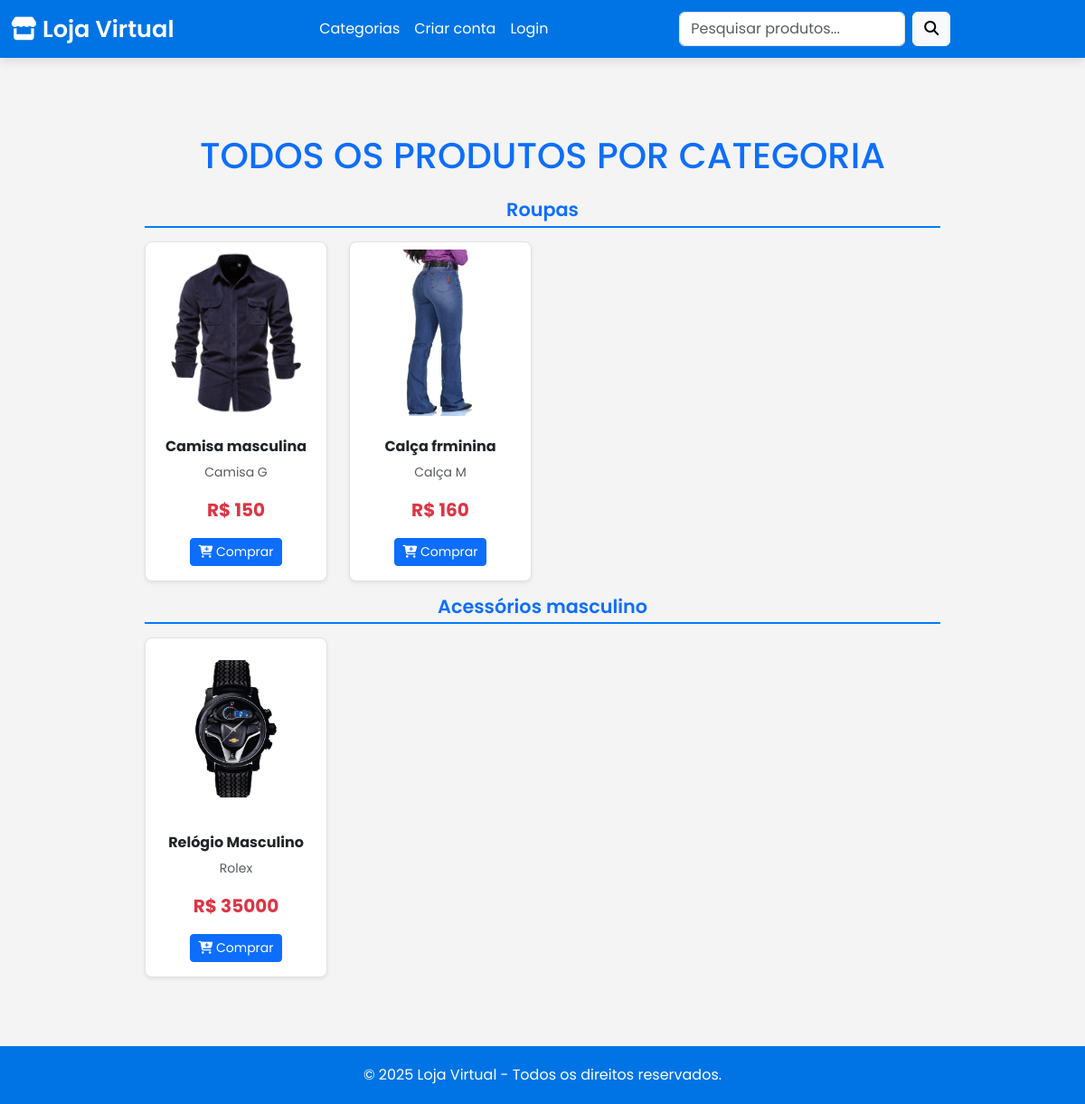
/produtos/, run on the app's committed database.
### loja_app/models.py (models this page shows, shortened)
class Categoria(models.Model):
    nome= models.CharField(max_length=20)
    em_oferta = models.BooleanField(default=False)

class Produto(models.Model):
    nome = models.CharField(max_length=100)
    descricao = models.TextField()
    preco = models.IntegerField()
    imagem = models.ImageField()
    categoria = models.ForeignKey(Categoria, on_delete=models.CASCADE)

### loja_app/views.py (the view)
# urls.py: path('produtos/', ProdutosView.as_view(), name= 'produtos'),
class ProdutosView(TemplateView):
    template_name = 'produtos/produtos.html'
    def get_context_data(self, **kwargs):
        context = super().get_context_data(**kwargs)
        context['categoria'] = Categoria.objects.all()
        return context

### loja_app/templates/produtos/produtos.html (shortened to what this page needs)
{% extends 'estilos/base.html' %}
{% block content %}
  <div class="container mt-4">
    <h1 class="mb-4 text-center text-primary">TODOS OS PRODUTOS POR CATEGORIA</h1>
    {% for cat in categoria %}
      {% if not cat.em_oferta %}
      <div class="categoria-section mb-3">
        <h3 class="categoria-titulo text-primary fw-semibold">{{ cat.nome }}</h3>
        <div class="row g-4">
          {% for produto in cat.produto_set.all %}
            <div class="col-lg-3 col-md-4 col-sm-6">
              <div class="card produto-card shadow-sm border rounded-3 h-100">
                {% load static %}
                <img src="{{ produto.imagem.url }}" class="card-img-top p-2" alt="{{ produto.nome }}"
                     style="width: 100%; height: 200px; object-fit: contain;">
                <div class="card-body text-center d-flex flex-column">
                  <h6 class="card-title text-dark fw-bold">{{ produto.nome }}</h6>
                  <p class="card-text text-muted small">{{ produto.descricao|truncatechars:50 }}</p>
                  <p class="card-text text-danger fw-bold fs-5">R$ {{ produto.preco }}</p>
                  <div class="mt-auto">
                    <a href="{% url 'loja_app:pagamento' produto.id %}" class="btn btn-sm btn-primary"><i class="fas fa-cart-plus"></i> Comprar</a>
                  </div>
                </div>
              </div>
            </div>
          {% empty %}
            <p class="text-muted">Nenhum produto encontrado nesta categoria.</p>
          {% endfor %}
        </div>
      </div>
      {% endif %}
    {% empty %}
      <p class="text-muted">Nenhuma categoria encontrada.</p>
    {% endfor %}
  </div>
{% endblock %}

### loja_app/templates/estilos/base.html (shortened to what this page needs)
<!DOCTYPE html>
<html lang="pt-br">
<head>
    <link rel="stylesheet" href="https://cdn.jsdelivr.net/npm/bootstrap@5.3.0/dist/css/bootstrap.min.css">
    <link rel="stylesheet" href="https://cdnjs.cloudflare.com/ajax/libs/font-awesome/6.4.2/css/all.min.css">
</head>
<body>
    <nav class="navbar navbar-expand-lg navbar-dark">
        <div class="container-fluid">
            <a class="navbar-brand" href="{% url 'loja_app:home' %}">
                <i class="fas fa-store"></i> Loja Virtual
            </a>
            <div class="collapse navbar-collapse" id="navbarNav">
                <ul class="navbar-nav ms-auto">
                    <li class="nav-item">
                        <a class="nav-link" href="{% url 'loja_app:produtos' %}">Categorias</a>
                    </li>
                    <li class="nav-item">
                        <a class="nav-link" href="{% url 'cadastro' %}">Criar conta</a>
                    </li>
                    <li class="nav-item">
                        <a class="nav-link" href="{% url 'login' %}">Login</a>
                    </li>
                </ul>
                <form class="d-flex search-bar" role="search">
                    <input class="form-control me-2" type="search" placeholder="Pesquisar produtos..." aria-label="Search">
                    <button class="btn btn-light" type="submit"><i class="fas fa-search"></i></button>
                </form>
            </div>
        </div>
    </nav>
    <div class="container">
        {% block content %}
        {% endblock %}
    </div>
    <footer class="footer">
        &copy; 2025 Loja Virtual - Todos os direitos reservados.
    </footer>
</body>
</html>

### loja_app/templates/estilos/base.html (style rules this page uses)
html, body { height: 100%; display: flex; flex-direction: column; background-color: #f4f4f4; font-family: 'Poppins', sans-serif; }
.navbar { background-color: #0074e4; box-shadow: 0 4px 10px rgba(0, 0, 0, 0.1); }
.navbar-brand { color: white !important; font-size: 1.6rem; font-weight: 600; }
.navbar-nav .nav-link { color: white !important; font-size: 1rem; transition: all 0.3s ease; }
.search-bar { width: 100%; }
@media (min-width: 992px) { .search-bar { width: 300px; margin-left: auto; margin-right: auto; } }
.container { flex: 1; padding: 30px; text-align: center; }
.footer { background-color: #0074e4; color: white; text-align: center; padding: 20px 0; width: 100%; }

### loja_app/templates/produtos/produtos.html (style rules this page uses)
.categoria-titulo { font-size: 1.3rem; border-bottom: 2px solid #007bff; padding-bottom: 5px; margin-bottom: 15px; }
.produto-card { transition: transform 0.3s ease, box-shadow 0.3s ease; display: flex; flex-direction: column; height: 100%; }
.card-img-top { height: 200px; object-fit: contain; }
.container { max-width: 1000px; }

### data on the page
Categoria: nome "Roupas"
Produto: imagem (picture), nome "Camisa masculina", descricao "Camisa G", preco "150"
Produto: imagem (picture), nome "Calça frminina", descricao "Calça M", preco "160"
Categoria: nome "Acessórios masculino"
Produto: imagem (picture), nome "Relógio Masculino", descricao "Rolex", preco "35000"
